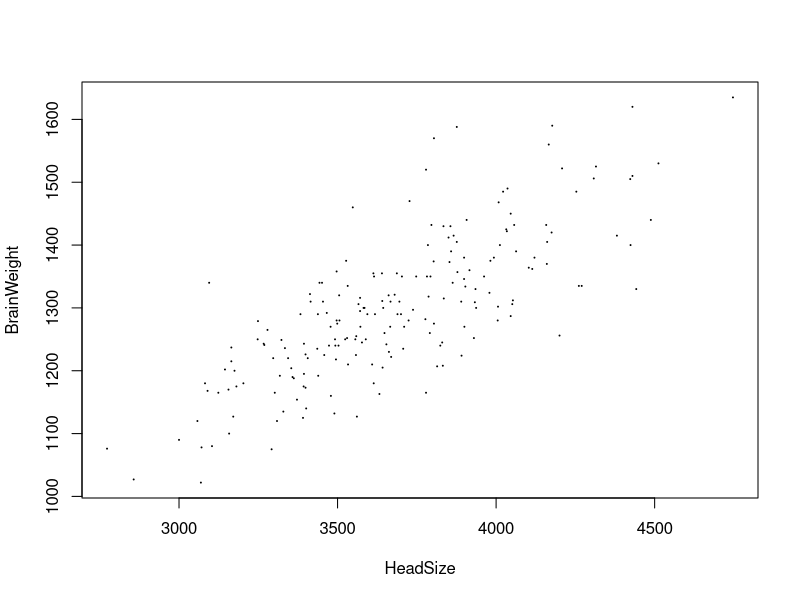

Recreate this plot in R. (Note: this script raises an error after producing the figure.)
# STAT 6430
# Day 4 -- R
# 
# Today we continue with simple linear regression, including
# other transformations and cross-validation.
#
# Here's the brain weight data again:
#
bh.train = read.csv("brainhead-train.csv", header = TRUE)
plot(bh.train,pch=20,cex=.2)
ggplot(bh.train,aes(bh.train$HeadSize))+geom_histogram()
ggplot(bh.train,aes(bh.train$BrainWeight))+geom_histogram()
ggplot(bh.train,aes(x=HeadSize,y=BrainWeight))+  geom_point(shape=1)
#
# We previously tried a linear and and quadratic polynomial
# for models.  Here they are again, with MSE's:
#
brain.lm1 <- lm(BrainWeight ~ HeadSize, data=bh.train)
mse1 <- mean(brain.lm1$residuals^2)
mse1
brain.lm2 <- lm(BrainWeight ~ poly(HeadSize,2), data=bh.train)
mse2 <- mean(brain.lm2$residuals^2)
mse2
#
# Team Question
#  1. Do higher degree polynomials do better?
#
summary(brain.lm1)
summary(brain.lm2)
brain.lm3 <- lm(BrainWeight ~ poly(HeadSize,3), data=bh.train)
mse3 <- mean(brain.lm3$residuals^2)
mse3
summary(brain.lm3)
brain.lm4 <- lm(BrainWeight ~ poly(HeadSize,4), data=bh.train)
mse4 <- mean(brain.lm4$residuals^2)
mse4
summary(brain.lm4)


# Here's a different data set, related to the price of 
# diamonds (c = carets, p = price($)):
#
d04b <- read.csv("d04b.csv",header=T)
plot(d04b,pch=20,cex=.2)

# Team Questions:
# 1. Find a model (linear or polynomial) that seems to give
#    the best fit to the data.
# 2. Find a model for the subset of diamonds the weight less 
#    than one caret.  Does this change the model?
#

ggplot(d04b,aes(x=c,y=p))+geom_point(shape=1)+geom_smooth(method=lm)
ggplot(d04b,aes(x=c,y=log(p)))+geom_point(shape=1)+geom_smooth(method=lm)

simple_model <- lm(p~c,data = d04b)
log_model <- lm(log(p)~c,data= d04b)

mse_simple<-mean(simple_model$residuals^2)
mse_simple

mse_log < -mean(exp(log_model$residuals)^2)
mse_log

summary(simple_model)
summary(log_model)


#
## Transformations
#
# Besides polynomials, it is also common to try taking the 
# logarithm of either variable to improve the model.  Here's
# a plot of the diamond data, using log(p) in place of p:

plot(log(p)~c, data=d04b,pch=20,cex=.2)
d04b.lmlog <- lm(log(p)~c, data=d04b)
summary(d04b.lmlog)
mean(d04b.lmlog$residuals^2)

# Team Questions:
# 1. Try out models fitted to the diamond data that use log
#    transformations on one or both variables.  Are any of 
#    these better than the earlier models?

d04c <- read.csv("d04c.csv",header=T)
plot(d04c,pch=20,cex=.2)

# Team Questions:
# 1. For the set d03c, find a model that seems to best fit
#    the data.
# 2. Select at random 100 of the records in d03c, and use 
#    that subset to repeat #1.  Does it make a difference?

#
## Predictions
#
# There is a "predict" function in R that will automatically
# take the results from lm together with input variables and
# produce predictions.

d04c.lm3 <- lm(y~poly(x,3), data=d04c) # Cubic model 
xvals <- c(-5, 3, 16) # A list of 3 x-values
predict(d04c.lm3, newdata = data.frame(x=xvals)) # outputs corresponding y-values

# We can use predict to generate a plot for a nonlinear model:
#
plot(d04c,pch=20,cex=.2)
xvals <- seq(from=-20, to=20,by=.1) # A sequence of x-values
yvals <- predict(d04c.lm3,newdata=data.frame(x=xvals)) # The y-values
lines(seq(from=-20, to=20,by=.1),yvals,col='red', type='b',cex=.1)
  # "lines" connects the dots, to give the appearance of a curve

#
## Cross-validation
#
# The purpose of cross-validation is to assess the quality of a 
# model on data that was not used to create the model, with the
# goal of avoiding model quality being self-fulfilling.

## Team Questions
# 1. From the data set d04c, select a random subset of 100 records
#    and name the new data frame "d04c.train".  Name the remaining
#    records "d04c.test".
# 2. Determine which model seems to best fit the d04c.train data.
# 3. Use the model to predict the y-values corresponding to each of 
#    the x-values in the set d04c.test.
# 4. Determine the MSE for d04c.test.

# The next data set is set up in a manner similar to future homework
# exercises.  There are two sets of data: "d04d-train.csv" which contains
# x and y-values to uses to develop a model, and "d04d-predict.csv" which
# contains only x-values.  Once you have a model developed, you will use
# it to predict the y-values corresponding to the x-values in the 
# "predict" file.

## Team questions:
# 1. Upload "d04d-train.csv" into R.
# 2. Develop a model for predicting y from x.  Cross-validate!
# 3. Upload "d04d-predict.csv" into R, and use your model to
#    predict the corresponding y-values.
# 4. Upload "d04d-correct.csv" into R.  This file contains the
#    x-values from "d04d-predict.csv" along with the correct
#    y-values.  Use these y-values to compute the MSE for 
#    your predicted values.




